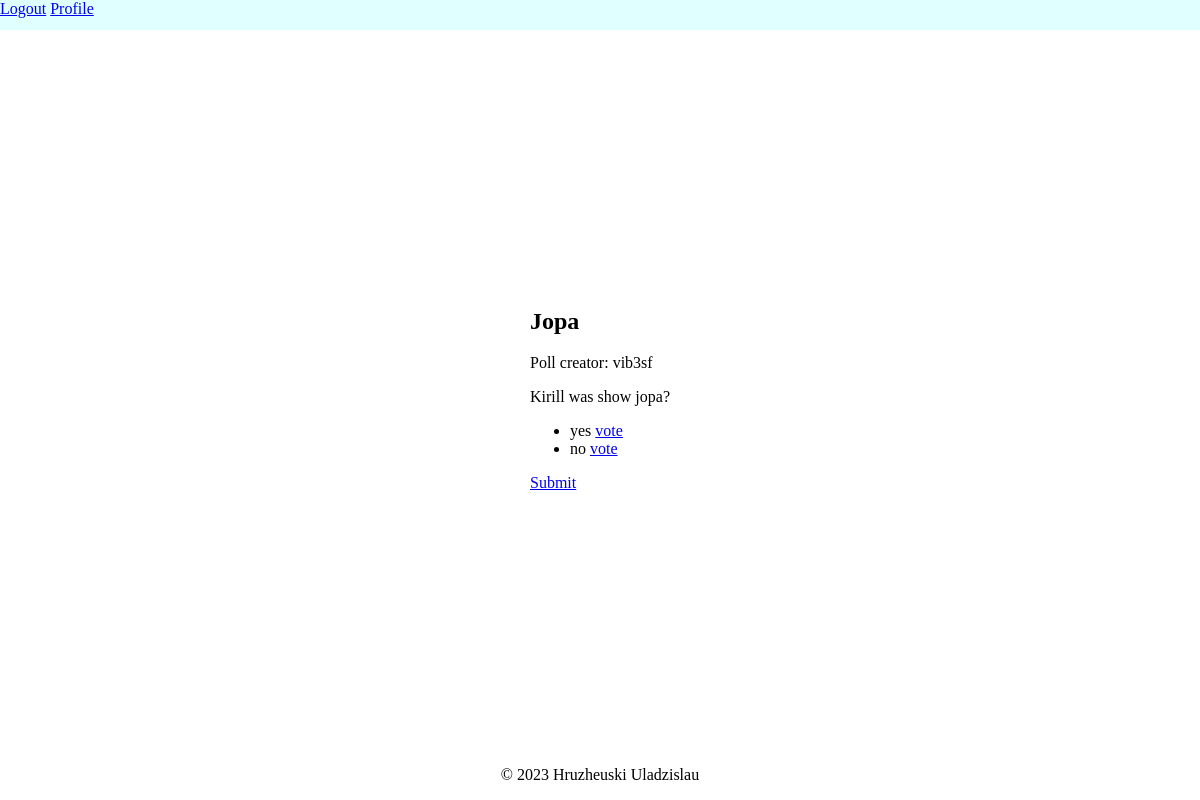
Screenshot of /poll/1/vote (signed in) with the database file from the repository.
### polls/models.py (models this page shows, shortened)
class Poll(models.Model):
    title = models.CharField(max_length=200)
    description = models.TextField()
    creator = models.ForeignKey(User, on_delete=models.CASCADE)
    pub_date = models.DateTimeField(auto_now_add=True)
    can_revote = models.BooleanField()
    def __str__(self):
        return self.title

class Question(models.Model):
    question_text = models.CharField(max_length=200)
    poll = models.ForeignKey(Poll, on_delete=models.CASCADE)
    def __str__(self):
        return self.question_text

class Choice(models.Model):
    choice_text = models.CharField(max_length=100)
    question = models.ForeignKey(Question, on_delete=models.CASCADE)
    def __str__(self):
        return self.choice_text

### polls/views.py (the view)
# urls.py: path('poll/<int:poll_id>/vote', CreateOrEditVote.as_view(), name='vote'),
@method_decorator(login_required, name='dispatch')
class CreateOrEditVote(DetailView):
    model = Poll
    template_name = 'polls/vote.html'
    pk_url_kwarg = 'poll_id'

### polls/templates/polls/vote.html
{% extends "polls/base.html" %}
{% load crispy_forms_filters %}
{% block content %}
    <div class="container">
        <div class="content-section">
            <h2> {{ poll }}</h2>
            <p>Poll creator: {{ poll.creator }}</p>
            {% for question in poll.question_set.all %}
                <p>{{ question }}</p>
                <ul>
                    {% for choice in question.choice_set.all %}
                        <li>
                            {{ choice }}
                            <a href="{% url 'pick' choice.id%}">vote</a>
                        </li>
                    {% endfor %}
                </ul>
            {% endfor %}
            <a href="{% url 'finish' poll.id %}">Submit</a>
        </div>
    </div>
{% endblock content %}

### polls/static/polls/css/style.css (style rules this page uses)
html, body { height: 100%; width: 100%; }
body { min-height: 100vh; margin:0; display:flex; flex-direction:column; }
.container { height: 90%; display: flex; align-items: center; justify-content: center; }

### rows the page displays
Poll: title "Jopa", creator "vib3sf"
Question: question_text "Kirill was show jopa?"
Choice: choice_text "yes"
Choice: choice_text "no"
